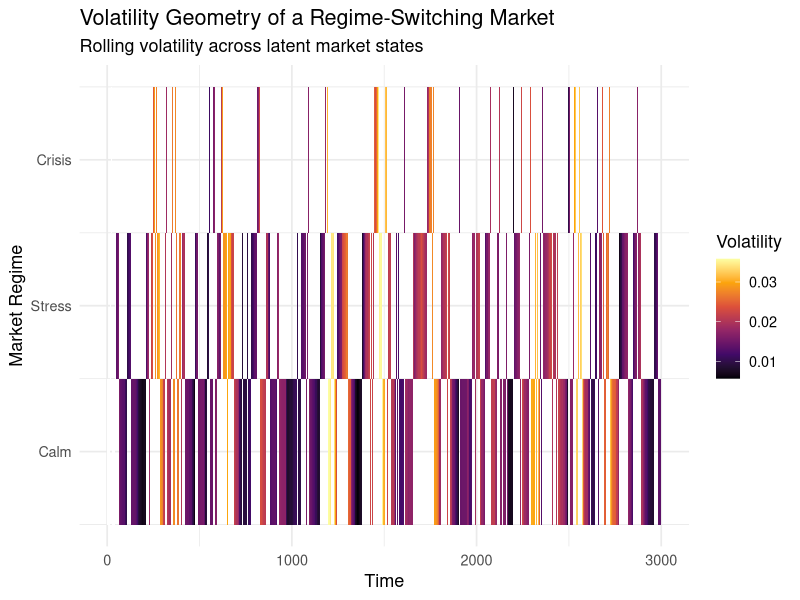
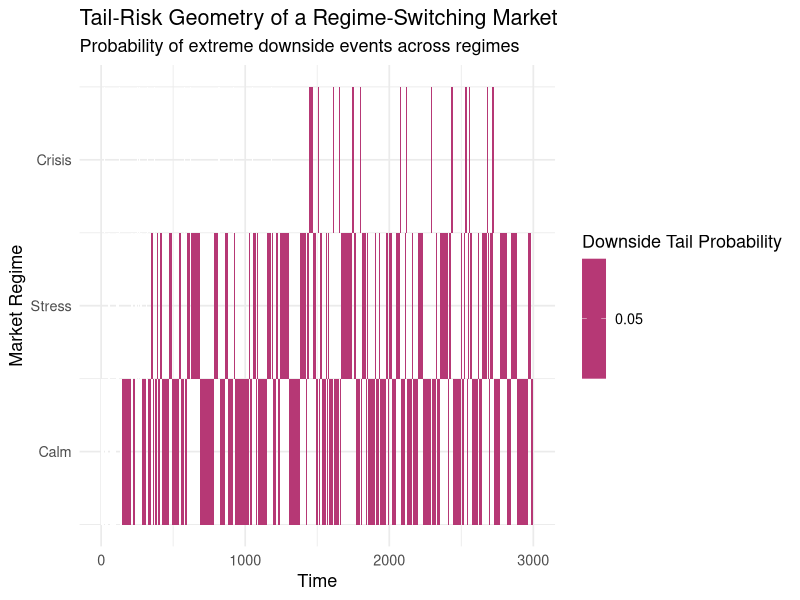

These figures' R source, in order:
set.seed(42)

T <- 3000

regimes <- data.frame(
  regime = c("Calm", "Stress", "Crisis"),
  mu     = c(0.0006, -0.0004, 0.0000),
  sigma  = c(0.008,  0.020,   0.045)
)

P <- matrix(
  c(0.95, 0.04, 0.01,
    0.05, 0.90, 0.05,
    0.10, 0.20, 0.70),
  nrow = 3,
  byrow = TRUE
)

regime_path <- numeric(T)
regime_path[1] <- 1

for (t in 2:T) {
  regime_path[t] <- sample(
    1:3,
    size = 1,
    prob = P[regime_path[t - 1], ]
  )
}

returns_syn <- sapply(1:T, function(t) {
  rnorm(
    1,
    mean = regimes$mu[regime_path[t]],
    sd   = regimes$sigma[regime_path[t]]
  )
})

synthetic_market <- data.frame(
  Time   = 1:T,
  Regime = factor(regime_path, labels = regimes$regime),
  Return = returns_syn
)

head(synthetic_market)
table(synthetic_market$Regime)


library(dplyr)
library(ggplot2)

synthetic_vol <- synthetic_market %>%
  mutate(
    RollingVol = zoo::rollapply(
      Return,
      width = 50,
      FUN = sd,
      fill = NA,
      align = "right"
    ),
    RegimeNum = as.numeric(Regime)
  )


# Volatility Geometry across Time and Regimes
ggplot(synthetic_vol, aes(x = Time, y = RegimeNum, fill = RollingVol)) +
  geom_tile() +
  scale_fill_viridis_c(option = "inferno", na.value = "white") +
  scale_y_continuous(
    breaks = 1:3,
    labels = levels(synthetic_vol$Regime)
  ) +
  labs(
    title = "Volatility Geometry of a Regime-Switching Market",
    subtitle = "Rolling volatility across latent market states",
    x = "Time",
    y = "Market Regime",
    fill = "Volatility"
  ) +
  theme_minimal(base_size = 13)


library(dplyr)
library(zoo)
library(ggplot2)

tail_surface <- synthetic_market %>%
  group_by(Regime) %>%
  mutate(
    TailRisk = zoo::rollapply(
      Return,
      width = 100,
      FUN = function(x) mean(x < quantile(x, 0.05)),
      fill = NA,
      align = "right"
    ),
    RegimeNum = as.numeric(Regime)
  ) %>%
  ungroup()


# Tail-Risk Geometry of a Regime-Switching Market
ggplot(tail_surface, aes(x = Time, y = RegimeNum, fill = TailRisk)) +
  geom_tile() +
  scale_fill_viridis_c(option = "magma", na.value = "white") +
  scale_y_continuous(
    breaks = 1:3,
    labels = levels(tail_surface$Regime)
  ) +
  labs(
    title = "Tail-Risk Geometry of a Regime-Switching Market",
    subtitle = "Probability of extreme downside events across regimes",
    x = "Time",
    y = "Market Regime",
    fill = "Downside Tail Probability"
  ) +
  theme_minimal(base_size = 13)

install.packages("ggridges")
